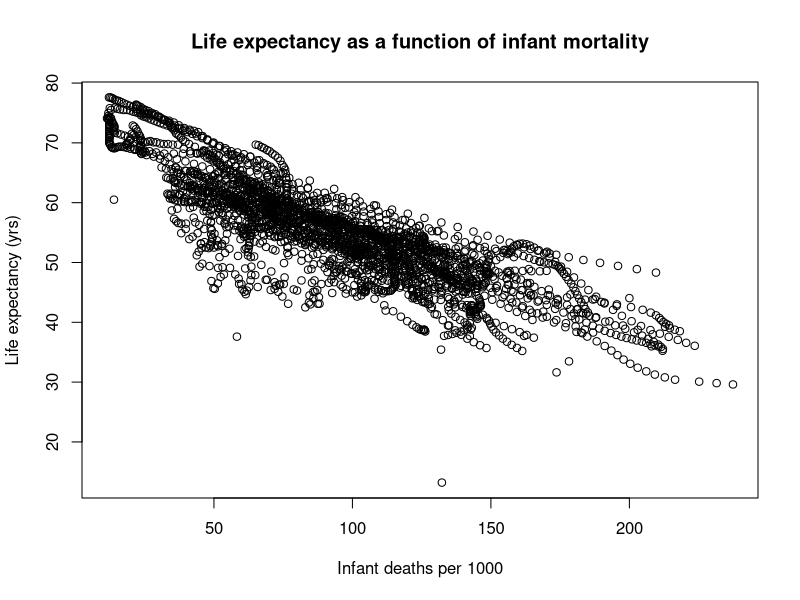
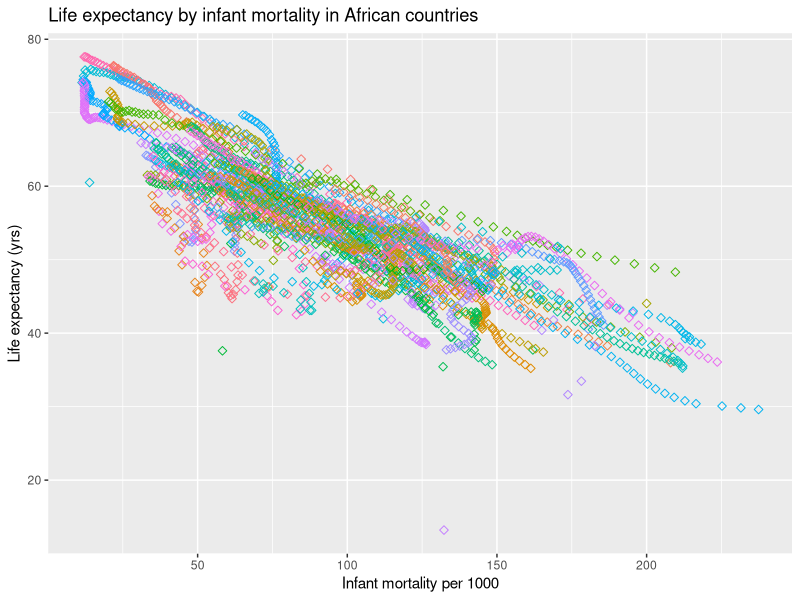
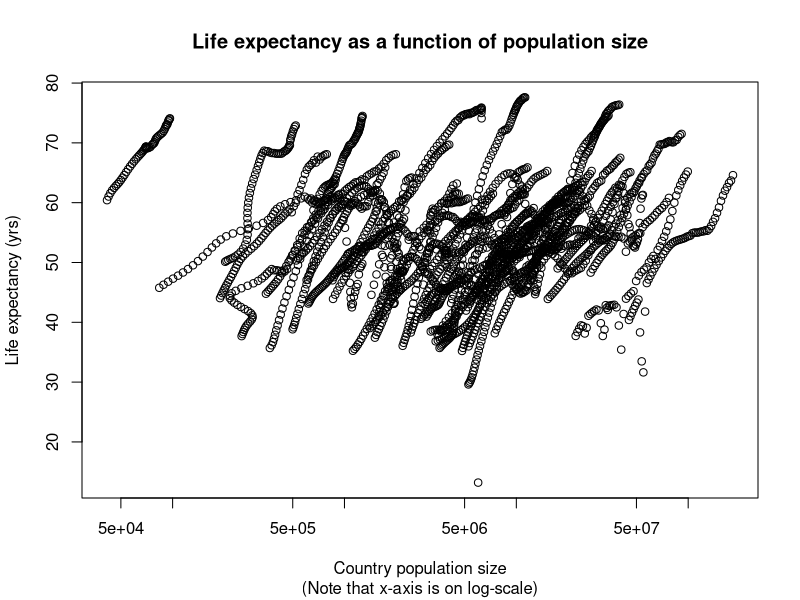
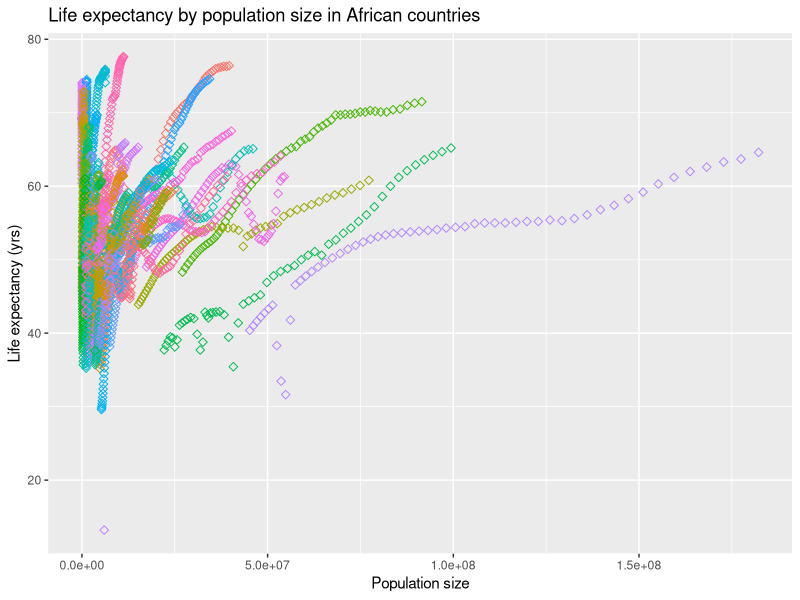
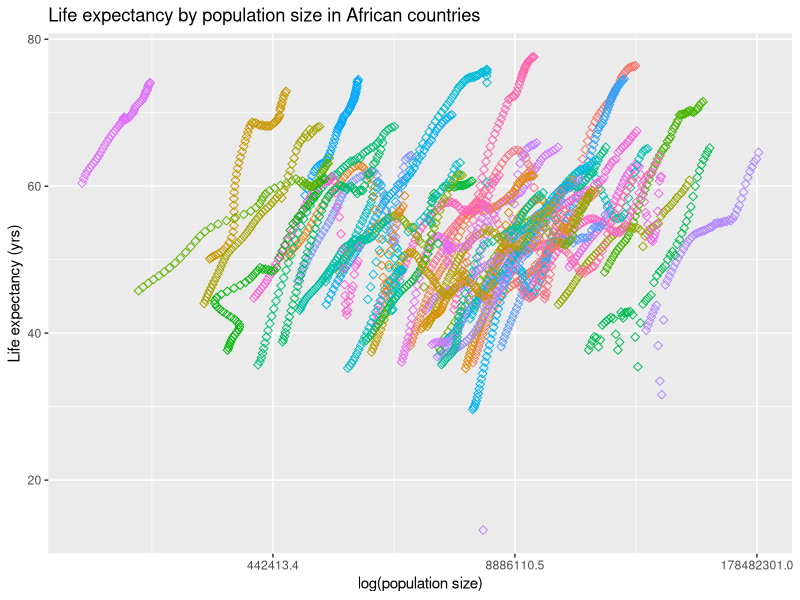
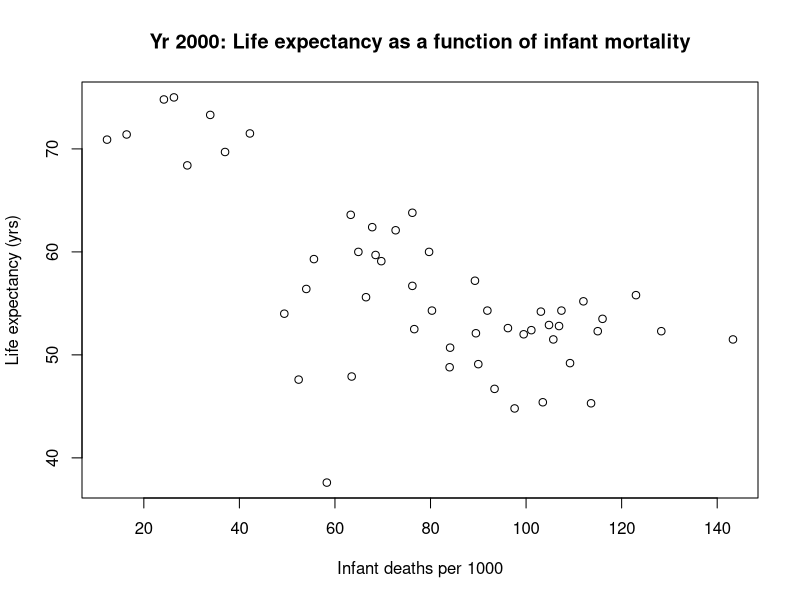
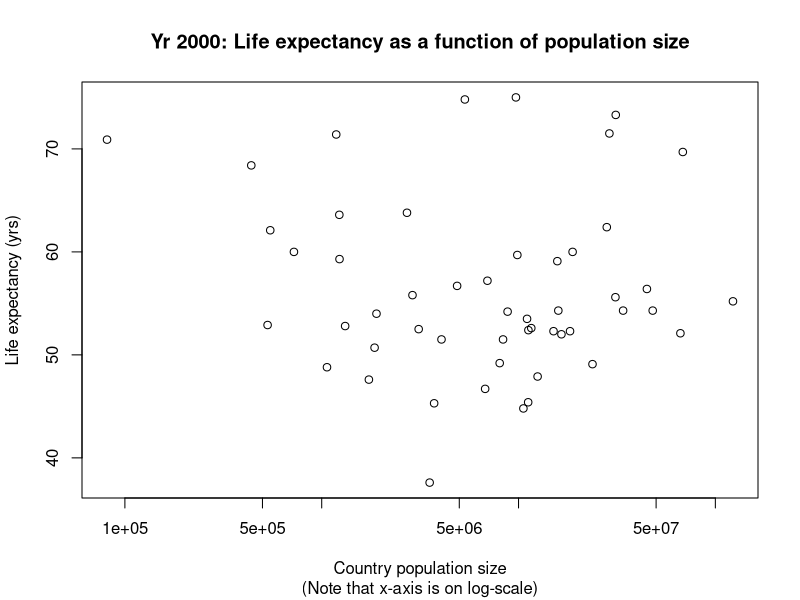
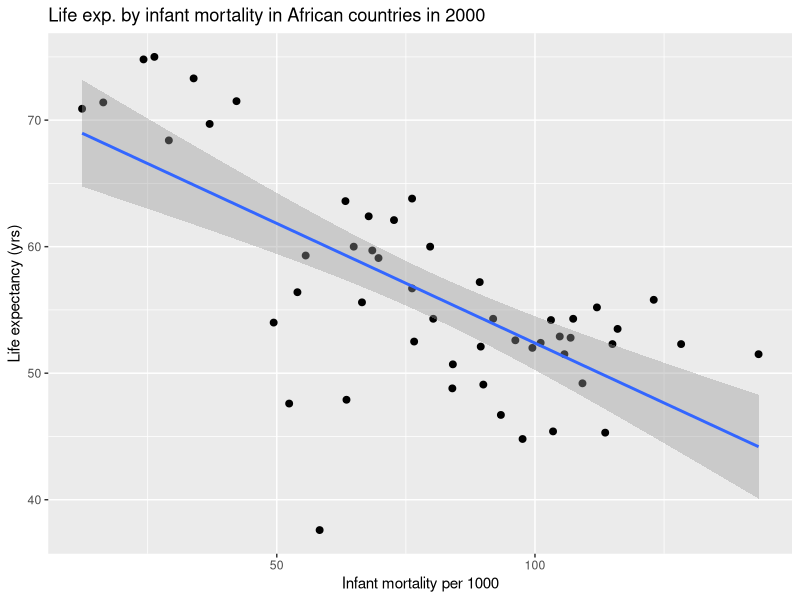

Reproduce these figures in R, in order.
## ---- chunk 1
library(dslabs) # load package with required data
## ---- chunk 2
# install.packages("tidyverse") 
# install.packages("skimr")
library(tidyverse)
library(skimr)
## ---- chunk 3
help(gapminder) # help on gapminder data
str(gapminder) # gapminder variable data types
summary(gapminder) # summary statistics of the data
class(gapminder) # gapminder is a dataframe
## ---- chunk 4
?glimpse # view documentation on glimpse
glimpse(gapminder)
## ---- chunk 5
?skim # view documentation on skim
skim(gapminder)
## ---- chunk 6
# Work with the Africa data ----
africadata <- subset(gapminder, continent == "Africa") # assign only the African countries to a new variable called africadata
str(africadata)
summary(africadata)
## ---- chunk 7
head(gapminder)
## ---- chunk 8
africa_data_pd <- filter(gapminder, continent == "Africa")
head(africa_data_pd)
## ---- chunk 9
# subset with infant mort
subset_inf_life <- africadata[, c("infant_mortality", "life_expectancy")] # infant mortality is per 1000, life expectancy is in years
str(subset_inf_life) 
summary(subset_inf_life) # there are 226 NA's for infant mortality
## ---- chunk 10
# subset with pop
subset_pop_life <- africadata[, c("population", "life_expectancy")] # population is the country population size
str(subset_pop_life) # large range of country pop sizes
summary(subset_pop_life) # there are 51 NA's for population size
## ---- chunk 11
pop_ctry_infmort_lifeexp_pd <- select(africa_data_pd, country, population, infant_mortality, life_expectancy)
head(pop_ctry_infmort_lifeexp_pd)
## ---- chunk 12
# Plots ----
# life expectancy as a function of infant mortality
with(subset_inf_life, plot(life_expectancy ~ infant_mortality, main = "Life expectancy as a function of infant mortality", ylab = "Life expectancy (yrs)", xlab = "Infant deaths per 1000")) # negative correlation. Each streak is a different country.
## ---- chunk 13
library(ggplot2)
ggplot(pop_ctry_infmort_lifeexp_pd, aes(x=infant_mortality, y=life_expectancy, color=country)) +
  geom_point(size=2, shape=23, show.legend = FALSE) +
  ggtitle("Life expectancy by infant mortality in African countries") + 
  xlab("Infant mortality per 1000") +
  ylab("Life expectancy (yrs)")
## ---- chunk 14
# life expectancy as a function of population size, using a log-scale on the x-axis
with(subset_pop_life, plot(life_expectancy ~ population, log = "x", main = "Life expectancy as a function of population size", sub = "(Note that x-axis is on log-scale)", ylab = "Life expectancy (yrs)", xlab = "Country population size")) # Each streak is a different country. Positive correlation within country.
## ---- chunk 15
ggplot(pop_ctry_infmort_lifeexp_pd, aes(x=population, y=life_expectancy, color=country)) +
  geom_point(size=2, shape=23, show.legend = FALSE) +
  ggtitle("Life expectancy by population size in African countries") + 
  xlab("Population size") +
  ylab("Life expectancy (yrs)")
## ---- chunk 16
ggplot(pop_ctry_infmort_lifeexp_pd, aes(x=population, y =life_expectancy, color=country)) +
  geom_point(size=2, shape=23, show.legend = FALSE) +
  scale_x_continuous(trans='log') +
  ggtitle("Life expectancy by population size in African countries") + 
  xlab("log(population size)") +
  ylab("Life expectancy (yrs)")
## ---- chunk 17
# More data processing ----
(missing_inf_mort <- unique(africadata$year[is.na(africadata$infant_mortality)])) # years with missing data for infant mortality
## ---- chunk 18
# subset of Yr2000 data
subset_yr2000 <- subset(africadata, year == 2000)
str(subset_yr2000)
summary(subset_yr2000)
## ---- chunk 19
africa_data_yr2000_pd <- filter(africa_data_pd, year == "2000")
head(africa_data_yr2000_pd)
## ---- chunk 20
# More plotting ----
# For Yr2000 ONLY, life expectancy as a function of infant mortality
with(subset_yr2000, plot(life_expectancy ~ infant_mortality, main = "Yr 2000: Life expectancy as a function of infant mortality", ylab = "Life expectancy (yrs)", xlab = "Infant deaths per 1000")) # negative correlation
## ---- chunk 21
# For Yr2000 ONLY, life expectancy as a function of population size, using a log-scale on the x-axis
with(subset_yr2000, plot(life_expectancy ~ population, log = "x", main = "Yr 2000: Life expectancy as a function of population size", sub = "(Note that x-axis is on log-scale)", ylab = "Life expectancy (yrs)", xlab = "Country population size")) # No apparent correlation
## ---- chunk 22
# Linear models (using Yr2000 data) ----
#  linear model predicting life expectancy as a function of infant mortality
summary(fit1 <- with(subset_yr2000, lm(life_expectancy ~ infant_mortality))) # p = 2.83E-8, so highly significant
## ---- chunk 23
#  linear model predicting life expectancy as a function of population size
summary(fit2 <- with(subset_yr2000, lm(life_expectancy ~ population))) # p = 0.616, so not statistically significant at alpha = 0.05
## ---- chunk 24
ggplot(africa_data_yr2000_pd, aes(x=infant_mortality, y=life_expectancy, show.legend = FALSE)) +
  geom_point(size=2) +
  ggtitle("Life exp. by infant mortality in African countries in 2000") + 
  xlab("Infant mortality per 1000") +
  ylab("Life expectancy (yrs)") +
  geom_smooth(method='lm')
